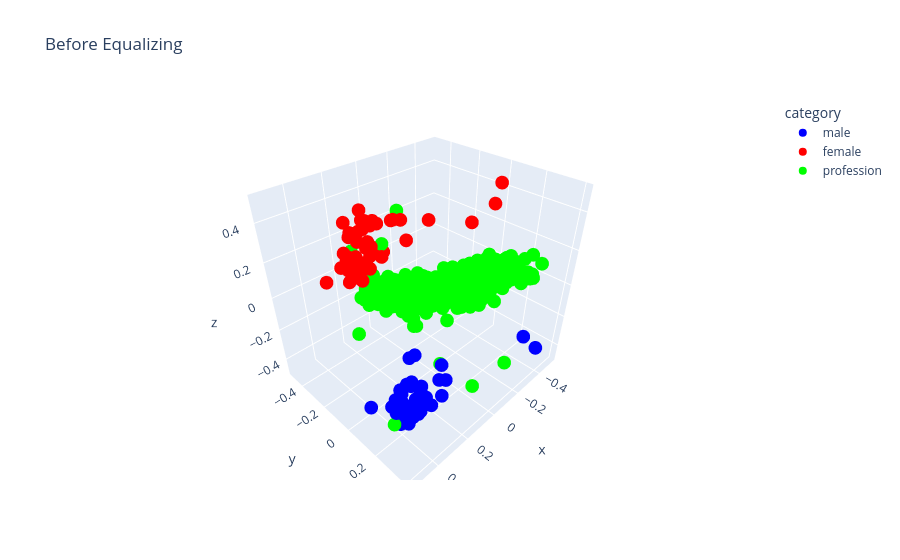
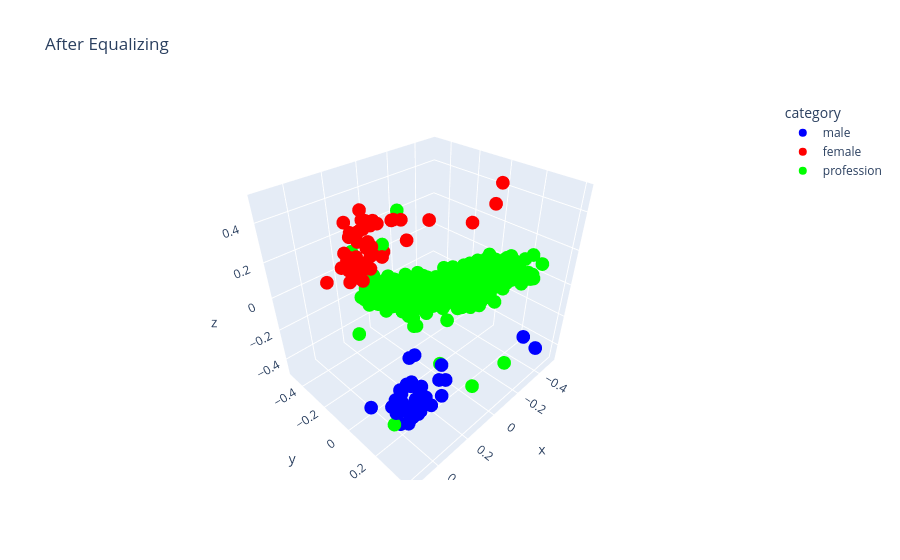

The code cell stored with these charts, in order, in its notebook:
### Code cell
from scipy.spatial.distance import euclidean

# generating a list of all candidate words that appear in the word embedding dataset
plot_words = []
cdm = {}
categories = []
for t in candidates:
    if t[0] in E.index and t[1] in E.index:
        cdm[t[0]] = 'rgb(255,0,0)'
        cdm[t[1]] = 'rgb(0,0,255)'
        plot_words.append(t[0])
        plot_words.append(t[1])
        categories.append('male')
        categories.append('female')

# Add professions back in
professions = json.load(open('./data/professions.json', 'r'))
for p in professions:
    if p[0] in E.index:
        cdm[p[0]] = 'rgb(0,255,0)'
        plot_words.append(p[0])
        categories.append('profession')

word_matrix = np.array([E.v(word) for word in plot_words])
pca = PCA(n_components=3)
pca_result_before = pca.fit_transform(word_matrix)
data_before = {
    'x': pca_result_before[:, 0],
    'y': pca_result_before[:, 1],
    'z': pca_result_before[:, 2],
    'word': plot_words,
    'category': categories
}
colors = [cdm[k] for k in data_before['word']]
# Create an interactive 3D scatter plot
fig = px.scatter_3d(data_before, x='x', y='y', z='z', text='word', title='Before Equalizing', color='category', color_discrete_map={'male': 'rgb(0,0,255)', 'female': 'rgb(255,0,0)', 'profession': 'rgb(0,255,0)'})

# Customize the appearance of the plot (optional)
fig.update_traces(marker=dict(size=8), mode='markers')

# Show the interactive plot
fig.show()

# Debias the word embeddings
debias(E, gender_specific_words, defs, equalize_pairs)

# Generate the word matrix and PCA result again
word_matrix = np.array([E.v(word) for word in plot_words])
pca_result_after = pca.fit_transform(word_matrix)
data_after = {
    'x': pca_result_after[:, 0],
    'y': pca_result_after[:, 1],
    'z': pca_result_after[:, 2],
    'word': plot_words,
    'category': categories
}

# Create an interactive 3D scatter plot
fig = px.scatter_3d(data_after, x='x', y='y', z='z', text='word', title='After Equalizing', color='category', color_discrete_map={'male': 'rgb(0,0,255)', 'female': 'rgb(255,0,0)', 'profession': 'rgb(0,255,0)'})

# Customize the appearance of the plot (optional)
fig.update_traces(marker=dict(size=8), mode='markers')

# Show the interactive plot
fig.show()

# Calculate the Euclidean distance between the positions before and after debiasing
distances = [euclidean(pca_result_before[i], pca_result_after[i]) for i in range(len(plot_words))]
average_distance = np.mean(distances)
max_distance = np.max(distances)
min_distance = np.min(distances)

print(f"Average Euclidean distance between positions after debiasing: {average_distance}")
print(f"Maximum Euclidean distance between positions after debiasing: {max_distance}")
print(f"Minimum Euclidean distance between positions after debiasing: {min_distance}")

### Figure 1 — Plotly figure (JSON) as saved in the notebook; plotly's stock layout.template omitted (floating-point values rounded to 4 significant figures; data arrays with more than 128 entries replaced by an {"elided": "..."} marker saying what was removed)
{"data": [{"hovertemplate": "category=male<br>x=%{x}<br>y=%{y}<br>z=%{z}<br>word=%{text}<extra></extra>", "legendgroup": "male", "marker": {"color": "rgb(0,0,255)", "size": 8, "symbol": "circle"}, "mode": "markers", "name": "male", "scene": "scene", "showlegend": true, "text": ["uncle", "ex_girlfriend", "schoolboy", "father", "brother", "councilman", "brothers", "boys", "prostate_cancer", "grandpa", "boy", "fathers", "nephew", "chairman", "fatherhood", "man", "son", "grandsons", "dads", "dudes", "spokesman", "gentlemen", "kings", "male", "fraternity", "gelding", "colt", "grandson", "males", "men", "his", "king", "sons", "grandfather", "wives", "dad", "monastery", "gentleman", "businessman", "prince", "twin_brother", "congressman", "testosterone", "he", "himself"], "type": "scatter3d", "x": [0.4063, 0.3083, 0.2936, 0.4637, 0.4415, -0.1176, 0.456, 0.454, 0.1011, 0.4375, 0.5299, 0.3823, 0.4187, -0.3544, 0.2262, 0.3975, 0.4767, 0.3947, 0.364, 0.3298, -0.2839, 0.2806, 0.2193, 0.2774, 0.1827, 0.1598, 0.144, 0.3961, 0.3056, 0.3461, 0.2732, 0.2112, 0.4553, 0.4346, 0.355, 0.4891, 0.1129, 0.2367, -0.03348, 0.2912, 0.3754, 0.02596, 0.1088, 0.2588, 0.2351], "y": [0.2527, 0.1685, 0.07279, 0.2404, 0.2979, 0.3793, 0.2574, 0.2551, 0.1669, 0.2251, 0.1527, 0.2591, 0.2667, 0.406, 0.136, 0.1592, 0.2288, 0.2796, 0.2738, 0.1298, 0.3661, 0.1967, 0.178, 0.1395, 0.2478, -0.0009456, 0.02244, 0.1911, 0.234, 0.2642, 0.1613, 0.133, 0.286, 0.2155, 0.2786, 0.2543, 0.1641, 0.1519, 0.03397, 0.08072, 0.2199, 0.3057, 0.2046, 0.2523, 0.05702], "z": [-0.2772, -0.2746, -0.387, -0.2683, -0.2922, -0.2731, -0.3336, -0.1986, -0.2851, -0.2996, -0.251, -0.3489, -0.2759, -0.3119, -0.4391, -0.3047, -0.2279, -0.2545, -0.3306, -0.4034, -0.2168, -0.425, -0.4143, -0.2932, -0.3757, -0.3128, -0.2876, -0.2525, -0.2286, -0.2807, -0.3979, -0.4102, -0.2122, -0.3197, -0.3172, -0.3097, -0.3816, -0.4815, -0.4619, -0.409, -0.436, -0.3837, -0.3551, -0.3769, -0.4034]}, {"hovertemplate": "category=female<br>x=%{x}<br>y=%{y}<br>z=%{z}<br>word=%{text}<extra></extra>", "legendgroup": "female", "marker": {"color": "rgb(255,0,0)", "size": 8, "symbol": "circle"}, "mode": "markers", "name": "female", "scene": "scene", "showlegend": true, "text": ["aunt", "ex_boyfriend", "schoolgirl", "mother", "sister", "councilwoman", "sisters", "girls", "ovarian_cancer", "grandma", "girl", "mothers", "niece", "chairwoman", "motherhood", "woman", "daughter", "granddaughters", "moms", "gals", "spokeswoman", "ladies", "queens", "female", "sorority", "mare", "filly", "granddaughter", "females", "women", "her", "queen", "daughters", "grandmother", "husbands", "mom", "convent", "lady", "businesswoman", "princess", "twin_sister", "congresswoman", "estrogen", "she", "herself"], "type": "scatter3d", "x": [0.4086, 0.3104, 0.2962, 0.4659, 0.4439, -0.1152, 0.4586, 0.4559, 0.1032, 0.4398, 0.5319, 0.385, 0.421, -0.3516, 0.2292, 0.3998, 0.4786, 0.3968, 0.3666, 0.3326, -0.2816, 0.2837, 0.2222, 0.2796, 0.1856, 0.1617, 0.1459, 0.398, 0.3076, 0.3485, 0.276, 0.214, 0.4572, 0.437, 0.3576, 0.4915, 0.1157, 0.24, -0.03064, 0.2939, 0.3786, 0.02876, 0.1115, 0.2618, 0.2377], "y": [0.007124, -0.06043, -0.213, 0.002785, 0.02761, 0.1245, -0.02802, 0.05045, -0.06313, -0.0194, -0.05793, -0.0385, 0.01844, 0.09606, -0.189, -0.0894, 0.02149, 0.04818, -0.008264, -0.1693, 0.1202, -0.1384, -0.1429, -0.1002, -0.06474, -0.2098, -0.1751, -0.0188, 0.01248, 0.0003112, -0.1455, -0.1725, 0.076, -0.04595, -0.007378, -0.006358, -0.1333, -0.2074, -0.274, -0.216, -0.1292, 0.001449, -0.08795, -0.06551, -0.2299], "z": [0.3661, 0.3251, 0.3617, 0.3544, 0.416, 0.3943, 0.4142, 0.3377, 0.3176, 0.3409, 0.3009, 0.4307, 0.3746, 0.5002, 0.4124, 0.3465, 0.3152, 0.3517, 0.4084, 0.3803, 0.4273, 0.4529, 0.4266, 0.3348, 0.4433, 0.2345, 0.2298, 0.2975, 0.3519, 0.4107, 0.4057, 0.3901, 0.3381, 0.3653, 0.4321, 0.3733, 0.3976, 0.4598, 0.345, 0.3683, 0.4786, 0.4135, 0.4114, 0.4558, 0.3484]}, {"hovertemplate": "category=profession<br>x=%{x}<br>y=%{y}<br>z=%{z}<br>word=%{text}<extra></extra>", "legendgroup": "profession", "marker": {"color": "rgb(0,255,0)", "size": 8, "symbol": "circle"}, "mode": "markers", "name": "profession", "scene": "scene", "showlegend": true, "text": {"elided": "320 str values"}, "type": "scatter3d", "x": {"elided": "320 float values"}, "y": {"elided": "320 float values"}, "z": {"elided": "320 float values"}}], "layout": {"legend": {"title": {"text": "category"}, "tracegroupgap": 0}, "scene": {"domain": {"x": [0, 1], "y": [0, 1]}, "xaxis": {"title": {"text": "x"}}, "yaxis": {"title": {"text": "y"}}, "zaxis": {"title": {"text": "z"}}}, "title": {"text": "Before Equalizing"}}}

### Figure 2 — Plotly figure (JSON) as saved in the notebook; plotly's stock layout.template omitted (floating-point values rounded to 4 significant figures; data arrays with more than 128 entries replaced by an {"elided": "..."} marker saying what was removed)
{"data": [{"hovertemplate": "category=male<br>x=%{x}<br>y=%{y}<br>z=%{z}<br>word=%{text}<extra></extra>", "legendgroup": "male", "marker": {"color": "rgb(0,0,255)", "size": 8, "symbol": "circle"}, "mode": "markers", "name": "male", "scene": "scene", "showlegend": true, "text": ["uncle", "ex_girlfriend", "schoolboy", "father", "brother", "councilman", "brothers", "boys", "prostate_cancer", "grandpa", "boy", "fathers", "nephew", "chairman", "fatherhood", "man", "son", "grandsons", "dads", "dudes", "spokesman", "gentlemen", "kings", "male", "fraternity", "gelding", "colt", "grandson", "males", "men", "his", "king", "sons", "grandfather", "wives", "dad", "monastery", "gentleman", "businessman", "prince", "twin_brother", "congressman", "testosterone", "he", "himself"], "type": "scatter3d", "x": [0.4065, 0.3085, 0.2938, 0.4639, 0.4416, -0.1174, 0.4561, 0.4542, 0.1013, 0.4377, 0.5301, 0.3825, 0.4189, -0.3542, 0.2264, 0.3977, 0.4769, 0.3949, 0.3642, 0.33, -0.2837, 0.2808, 0.2195, 0.2775, 0.183, 0.16, 0.1442, 0.3963, 0.3057, 0.3462, 0.2734, 0.2114, 0.4555, 0.4348, 0.3552, 0.4893, 0.1131, 0.237, -0.03327, 0.2914, 0.3756, 0.02619, 0.109, 0.2591, 0.2353], "y": [0.2512, 0.1671, 0.0709, 0.239, 0.2964, 0.378, 0.2556, 0.254, 0.1654, 0.2235, 0.1514, 0.2572, 0.2653, 0.4046, 0.1338, 0.1577, 0.2275, 0.2781, 0.272, 0.1278, 0.3651, 0.1946, 0.1759, 0.138, 0.2459, -0.002528, 0.02098, 0.1897, 0.2328, 0.2627, 0.1593, 0.1309, 0.2848, 0.2138, 0.277, 0.2527, 0.1622, 0.1495, 0.0318, 0.07871, 0.2176, 0.3039, 0.2028, 0.2504, 0.05502], "z": [-0.2781, -0.2753, -0.3874, -0.2691, -0.2932, -0.275, -0.3343, -0.1994, -0.2856, -0.3003, -0.2515, -0.3496, -0.2769, -0.3139, -0.4393, -0.3055, -0.2286, -0.2552, -0.3314, -0.4037, -0.2186, -0.4257, -0.4148, -0.2937, -0.3766, -0.3126, -0.2875, -0.2529, -0.2294, -0.2816, -0.3986, -0.4107, -0.2129, -0.3204, -0.3181, -0.3105, -0.3824, -0.4822, -0.4622, -0.4093, -0.4366, -0.3852, -0.3557, -0.378, -0.4036]}, {"hovertemplate": "category=female<br>x=%{x}<br>y=%{y}<br>z=%{z}<br>word=%{text}<extra></extra>", "legendgroup": "female", "marker": {"color": "rgb(255,0,0)", "size": 8, "symbol": "circle"}, "mode": "markers", "name": "female", "scene": "scene", "showlegend": true, "text": ["aunt", "ex_boyfriend", "schoolgirl", "mother", "sister", "councilwoman", "sisters", "girls", "ovarian_cancer", "grandma", "girl", "mothers", "niece", "chairwoman", "motherhood", "woman", "daughter", "granddaughters", "moms", "gals", "spokeswoman", "ladies", "queens", "female", "sorority", "mare", "filly", "granddaughter", "females", "women", "her", "queen", "daughters", "grandmother", "husbands", "mom", "convent", "lady", "businesswoman", "princess", "twin_sister", "congresswoman", "estrogen", "she", "herself"], "type": "scatter3d", "x": [0.4084, 0.3102, 0.296, 0.4657, 0.4438, -0.1154, 0.4584, 0.4558, 0.1031, 0.4396, 0.5317, 0.3848, 0.4208, -0.3518, 0.229, 0.3996, 0.4785, 0.3967, 0.3664, 0.3323, -0.2818, 0.2834, 0.222, 0.2794, 0.1854, 0.1616, 0.1457, 0.3979, 0.3075, 0.3483, 0.2758, 0.2138, 0.4571, 0.4369, 0.3574, 0.4913, 0.1154, 0.2398, -0.03087, 0.2937, 0.3783, 0.02856, 0.1113, 0.2616, 0.2375], "y": [0.008736, -0.05892, -0.2113, 0.004328, 0.02944, 0.1265, -0.02623, 0.0519, -0.06172, -0.01793, -0.05659, -0.03662, 0.02009, 0.0985, -0.1871, -0.08778, 0.02282, 0.04964, -0.006486, -0.1675, 0.1223, -0.1363, -0.141, -0.09868, -0.06271, -0.2088, -0.174, -0.01756, 0.01401, 0.00214, -0.1436, -0.1707, 0.0774, -0.04436, -0.005444, -0.004733, -0.1314, -0.2052, -0.2723, -0.2143, -0.1271, 0.003456, -0.08607, -0.06338, -0.2283], "z": [0.3664, 0.3255, 0.3627, 0.3547, 0.4163, 0.3936, 0.4149, 0.3379, 0.3182, 0.3414, 0.3013, 0.4314, 0.3749, 0.4998, 0.4137, 0.347, 0.3156, 0.3522, 0.4089, 0.3814, 0.4268, 0.4539, 0.4276, 0.3355, 0.4439, 0.2357, 0.2309, 0.2981, 0.3522, 0.4111, 0.4065, 0.3911, 0.3384, 0.3659, 0.4326, 0.3738, 0.3982, 0.4608, 0.3461, 0.3695, 0.4797, 0.4135, 0.4122, 0.4562, 0.3496]}, {"hovertemplate": "category=profession<br>x=%{x}<br>y=%{y}<br>z=%{z}<br>word=%{text}<extra></extra>", "legendgroup": "profession", "marker": {"color": "rgb(0,255,0)", "size": 8, "symbol": "circle"}, "mode": "markers", "name": "profession", "scene": "scene", "showlegend": true, "text": {"elided": "320 str values"}, "type": "scatter3d", "x": {"elided": "320 float values"}, "y": {"elided": "320 float values"}, "z": {"elided": "320 float values"}}], "layout": {"legend": {"title": {"text": "category"}, "tracegroupgap": 0}, "scene": {"domain": {"x": [0, 1], "y": [0, 1]}, "xaxis": {"title": {"text": "x"}}, "yaxis": {"title": {"text": "y"}}, "zaxis": {"title": {"text": "z"}}}, "title": {"text": "After Equalizing"}}}
